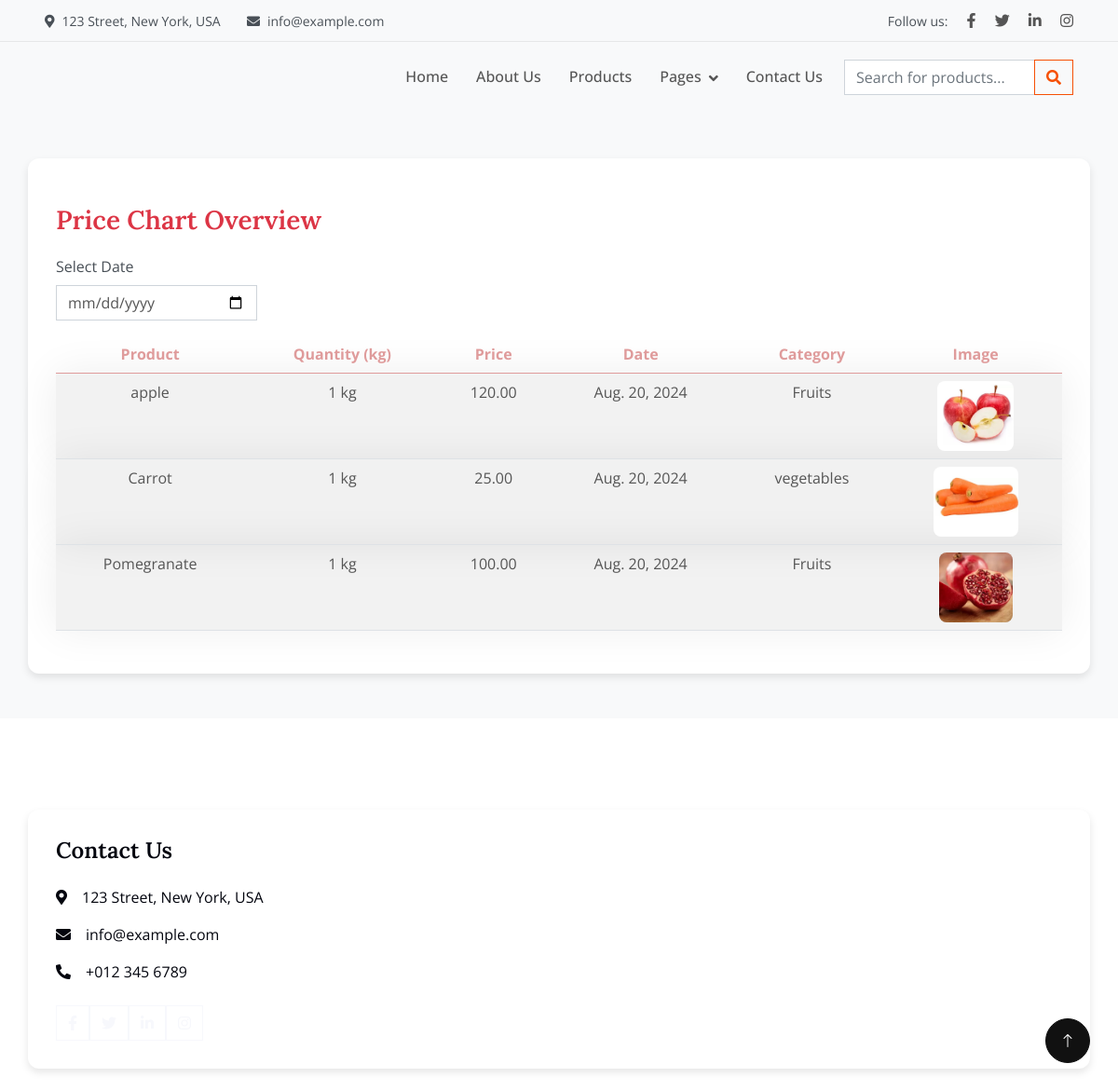
Screenshot of /custom_admin/price_chart_customer/ with the database file from the repository.
### myapp/models.py (models this page shows, shortened)
class Price_Chart(models.Model):
    product_name = models.ForeignKey(ProductCategory, on_delete=models.CASCADE)
    category = models.ForeignKey(Category, on_delete=models.CASCADE)
    subcategory = models.ForeignKey(SubCategory, on_delete=models.CASCADE, null=True, blank=True)
    price = models.DecimalField(max_digits=10, decimal_places=2)
    date = models.DateField()
    quantity = models.PositiveIntegerField()
    image = models.ImageField(upload_to='price_chart_images/', null=True, blank=True)

class ProductCategory(models.Model):
    category = models.ForeignKey(Category, on_delete=models.CASCADE)
    product_name = models.CharField(max_length=100)

class Category(models.Model):
    name = models.CharField(max_length=100)

### myapp/views.py (the view)
# urls.py: path('price_chart_customer/', views.price_chart_customer, name='price_chart_customer'),
def price_chart_customer(request):
    price_charts = Price_Chart.objects.all()
    return render(request, 'price_chart_customer.html', {'price_charts': price_charts})

### myapp/templates/price_chart_customer.html (shortened to what this page needs)
<!DOCTYPE html>
<html lang="en">
<head>
    {% load static %}
    <link href="https://cdnjs.cloudflare.com/ajax/libs/font-awesome/5.10.0/css/all.min.css" rel="stylesheet">
    <link href="https://cdn.jsdelivr.net/npm/bootstrap-icons@1.4.1/font/bootstrap-icons.css" rel="stylesheet">
    <link href="{% static 'css/bootstrap.min.css' %}" rel="stylesheet">
    <link href="{% static 'css/style.css' %}" rel="stylesheet">
</head>
<body>
    <div class="container-fluid fixed-top px-0 wow fadeIn" data-wow-delay="0.1s">
        <div class="top-bar row gx-0 align-items-center d-none d-lg-flex">
            <div class="col-lg-6 px-5 text-start">
                <small><i class="fa fa-map-marker-alt me-2"></i>123 Street, New York, USA</small>
                <small class="ms-4"><i class="fa fa-envelope me-2"></i>info@example.com</small>
            </div>
            <div class="col-lg-6 px-5 text-end">
                <small>Follow us:</small>
                <a class="text-body ms-3" href="#"><i class="fab fa-facebook-f"></i></a>
                <a class="text-body ms-3" href="#"><i class="fab fa-twitter"></i></a>
                <a class="text-body ms-3" href="#"><i class="fab fa-linkedin-in"></i></a>
                <a class="text-body ms-3" href="#"><i class="fab fa-instagram"></i></a>
            </div>
        </div>
        <nav class="navbar navbar-expand-lg navbar-light py-lg-0 px-lg-5 wow fadeIn" data-wow-delay="0.1s">
            <div class="collapse navbar-collapse" id="navbarCollapse">
                <div class="navbar-nav ms-auto p-4 p-lg-0">
                    <a href="{% url 'customer_dashboard' %}" class="nav-item nav-link">Home</a>
                    <a href="about.html" class="nav-item nav-link">About Us</a>
                    <a href="{% url 'list_category_products' %}" class="nav-item nav-link">Products</a>
                    <div class="nav-item dropdown">
                        <a href="#" class="nav-link dropdown-toggle" data-bs-toggle="dropdown">Pages</a>
                    </div>
                    <a href="{% url 'contact' %}" class="nav-item nav-link">Contact Us</a>
                </div>
                <div class="d-none d-lg-flex ms-2">
                    <div class="input-group">
                        <input type="text" class="form-control" id="navbar-search-input" placeholder="Search for products...">
                        <button class="btn btn-outline-secondary" type="button" onclick="searchProducts()"><i class="fa fa-search"></i></button>
                    </div>
                </div>
            </div>
        </nav>
    </div>
    <br><br><br><br><br>
    <div class="container">
        <div class="table-container">
            <h2>Price Chart Overview</h2>
            <div class="mb-3">
                <label for="date-picker" class="form-label">Select Date</label>
                <input type="date" id="date-picker" class="form-control">
            </div>
            <table class="table table-striped">
                <thead>
                    <tr>
                        <th>Product</th>
                        <th>Quantity (kg)</th>
                        <th>Price</th>
                        <th>Date</th>
                        <th>Category</th>
                        <th>Image</th>
                    </tr>
                </thead>
                <tbody id="price-chart-body">
                    {% for price_chart in price_charts %}
                        <tr class="product-item" data-date="{{ price_chart.date|date:'Y-m-d' }}" data-name="{{ price_chart.product_name.product_name }}" data-features="{{ price_chart.product.features }}" data-category="{{ price_chart.category.name }}">
                            <td>{{ price_chart.product_name.product_name }}</td>
                            <td>{{ price_chart.quantity }} kg</td>
                            <td>{{ price_chart.price }}</td>
                            <td>{{ price_chart.date }}</td>
                            <td>{{ price_chart.category.name }}</td>
                            <td>
                                {% if price_chart.image %}
                                    <img src="{{ price_chart.image.url }}" alt="Product Image" class="product-image">
                                {% else %}
                                    No Image
                                {% endif %}
                            </td>
                        </tr>
                    {% empty %}
                        <tr>
                            <td colspan="6" class="no-data">No price charts available.</td>
                        </tr>
                    {% endfor %}
                </tbody>
            </table>
        </div>
    </div>
    <div class="container-fluid bg-dark text-light mt-5 pt-5 pb-4">
        <div class="container">
            <div class="row g-5">
                <div class="col-lg-4 col-md-6">
                    <h4 class="text-light mb-4">Contact Us</h4>
                    <p><i class="fa fa-map-marker-alt me-3"></i>123 Street, New York, USA</p>
                    <p><i class="fa fa-envelope me-3"></i>info@example.com</p>
                    <p><i class="fa fa-phone-alt me-3"></i>+012 345 6789</p>
                    <div class="d-flex pt-2">
                        <a class="btn btn-outline-light btn-social" href="#"><i class="fab fa-facebook-f"></i></a>
                        <a class="btn btn-outline-light btn-social" href="#"><i class="fab fa-twitter"></i></a>
                        <a class="btn btn-outline-light btn-social" href="#"><i class="fab fa-linkedin-in"></i></a>
                        <a class="btn btn-outline-light btn-social" href="#"><i class="fab fa-instagram"></i></a>
                    </div>
                </div>
                </div>
            </div>
        </div>
    <a href="#" class="btn btn-dark btn-lg-square rounded-circle back-to-top"><i class="bi bi-arrow-up"></i></a>
</body>
</html>

### myapp/static/css/style.css (style rules this page uses)
:root { --primary: #3CB815; --secondary: #F65005; --light: #F7F8FC; --dark: #111111; }
.back-to-top { position: fixed; display: none; right: 30px; bottom: 30px; z-index: 99; }
.btn { font-weight: 500; transition: .5s; }
.btn-lg-square { width: 48px; height: 48px; }
.btn-square, .btn-sm-square, .btn-lg-square { padding: 0; display: flex; align-items: center; justify-content: center; font-weight: normal; }
.fixed-top { transition: .5s; }
.top-bar { height: 45px; border-bottom: 1px solid rgba(0, 0, 0, .07); }
.navbar .dropdown-toggle::after { border: none; content: "\f107"; font-family: "Font Awesome 5 Free"; font-weight: 900; vertical-align: middle; margin-left: 8px; }
.navbar .navbar-nav .nav-link { padding: 25px 15px; color: #555555; font-weight: 500; outline: none; }
.product-item { box-shadow: 0 0 45px rgba(0, 0, 0, .07); }
.product-item img { transition: .5s; }

### myapp/templates/price_chart_customer.html (style rules this page uses)
body { background-color: #f8f9fa; font-family: 'Open Sans', sans-serif; color: #495057; }
.container { background-color: #ffffff; border-radius: 12px; padding: 30px; box-shadow: 0 4px 8px rgba(0, 0, 0, 0.1); margin-top: 50px; }
.table-container { margin-top: 20px; }
.table-container h2 { margin-bottom: 20px; font-size: 1.75rem; color: #dc3545; }
table { width: 100%; border-collapse: collapse; }
thead th { background-color: #007bff; color: #df9b9b; text-align: center; padding: 15px; border-radius: 8px 8px 0 0; }
tbody td { text-align: center; padding: 15px; border-bottom: 1px solid #dee2e6; }
tbody tr:nth-child(even) { background-color: #f1f1f1; }
.product-image { max-width: 100px; max-height: 75px; object-fit: cover; border-radius: 8px; }
.bg-dark { background-color: #fff !important; }
.form-control { display: block; width: 20%; padding: .375rem .75rem; font-size: 1rem; font-weight: 400; line-height: 1.5; color: #555; background-color: #fff; background-clip: padding-box; border: 1px solid #ced4da; appearance: none; border-radius: 0; transition: border-color 0.15s ease-in-out, box-shadow 0.15s ease-in-out; }
.text-light { color: #03050e !important; }

### rows the page displays
Price_Chart: product_name.product_name "apple", quantity "1", price "120.00", date "Aug. 20, 2024", category.name "Fruits", image (picture)
Price_Chart: product_name.product_name "Carrot", quantity "1", price "25.00", date "Aug. 20, 2024", category.name "vegetables", image (picture)
Price_Chart: product_name.product_name "Pomegranate", quantity "1", price "100.00", date "Aug. 20, 2024", category.name "Fruits", image (picture)
